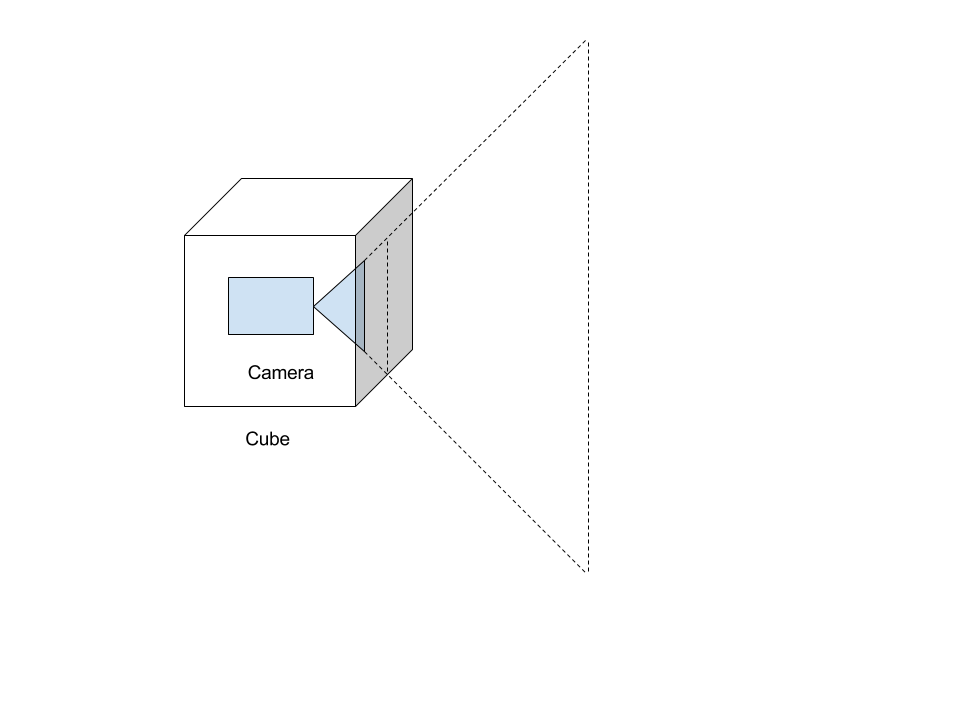
#> input picture images/camera-in-cube.png, 960 x 720 px
$ python parrot_bitmap.py -i ../images/camera-in-cube.png
#> lines starting #> are read from the running program, lines starting #| are printed output that depends on the picture
import argparse
from glob import glob
from os import path
from PIL import Image

parser = argparse.ArgumentParser(description='png to js array')
parser.add_argument('--input', '-i', required=True,
                    help='image file path')
args = parser.parse_args()

img = Image.open(args.input, 'r').convert('RGBA')
#> img is the input picture: PIL image 960x720 RGBA; mean R, G, B, A 5.5, 5.7, 5.8, 5
red, green, blue, alpha = img.split()
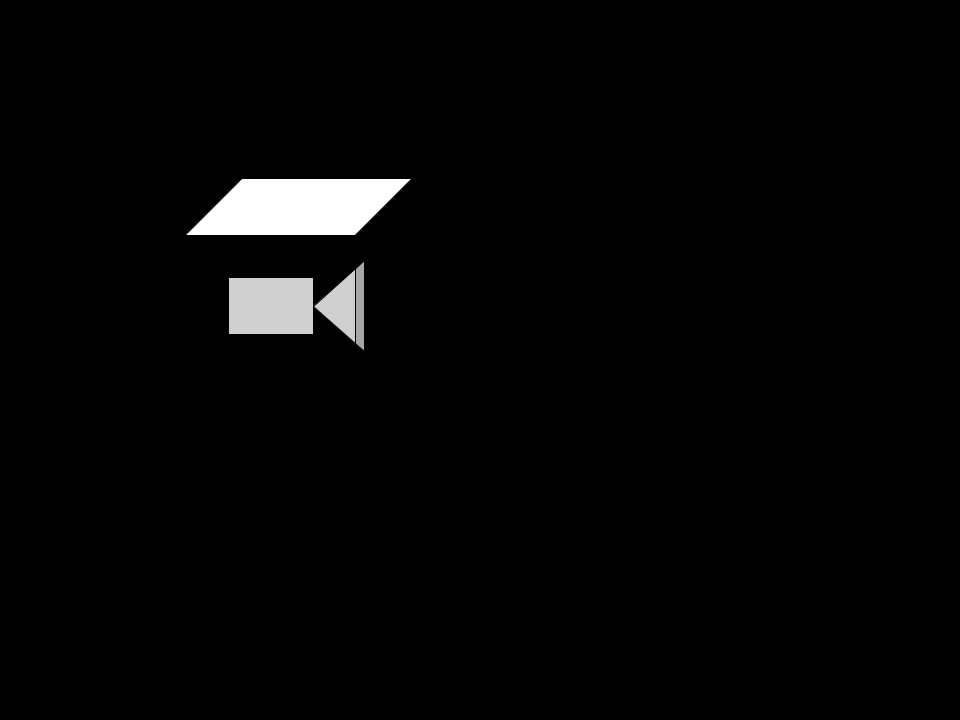
#> red: PIL image 960x720 L; min 0, max 255, mean 5.5
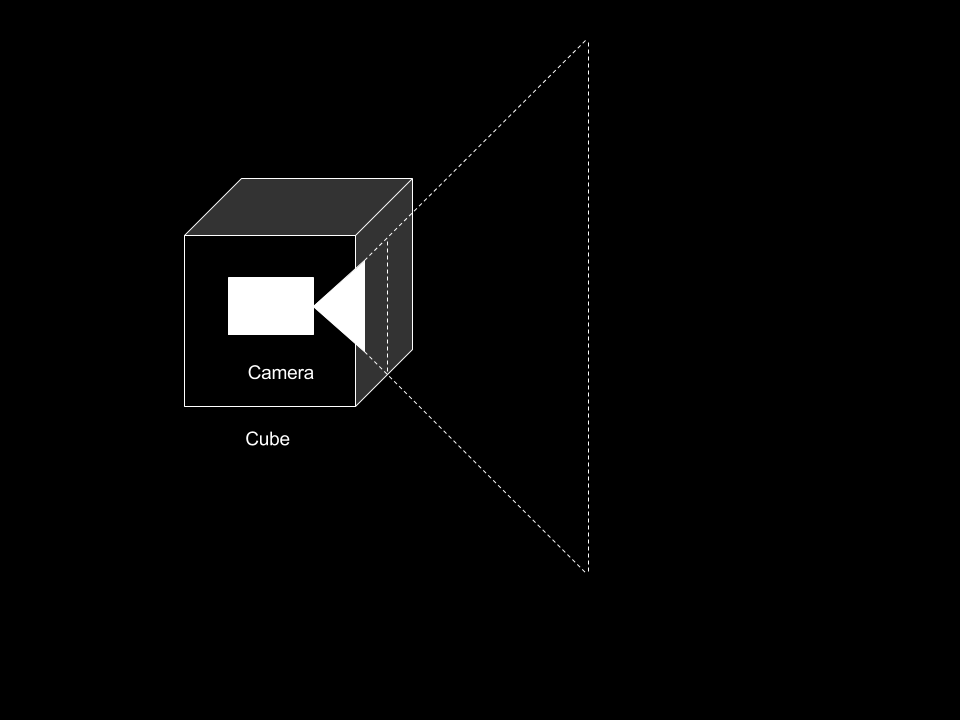
#> alpha: PIL image 960x720 L; min 0, max 255, mean 5
width, height = red.size
#> width = 960; height = 720
print('[')
for j in range(height):
    print('[')

    for i in range(width):
        x = i
        y = j
        r = red.getpixel((x,y))
        g = green.getpixel((x,y))
        b = blue.getpixel((x,y))
        a = alpha.getpixel((x,y))
        max_intensity = (1 + 1 + 1) ** 0.5
        intensity = ((r / 255.0) ** 2 + (g / 255.0) ** 2 + (b / 255.0) ** 2) ** 0.5
        if a <= 0:
            print('null,')
        elif intensity / max_intensity >= 0.5:
            print("'parrot',")
        else:
            print("'sirocco',")

    print('],')
print(']')

$ run again, on images/handedness.png
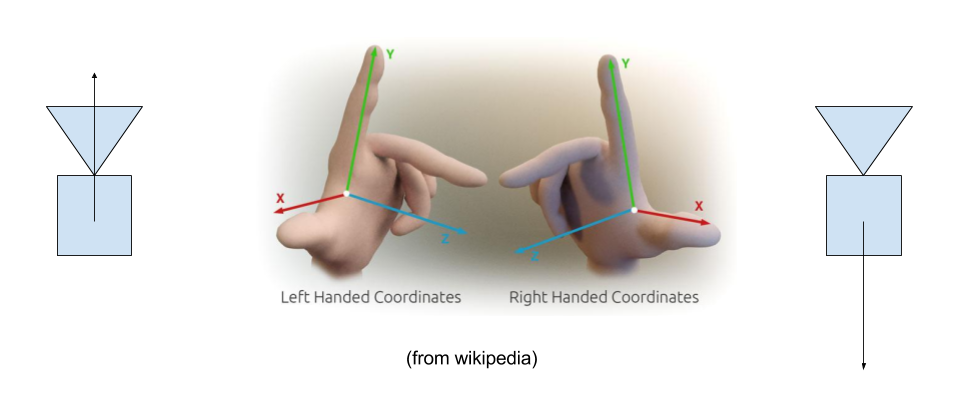
#> input picture images/handedness.png, 961 x 418 px
#> img is the input picture: PIL image 961x418 RGBA; mean R, G, B, A 77.7, 75.7, 73.2, 100.2
#> `red, green, blue, alpha = img.split()`:
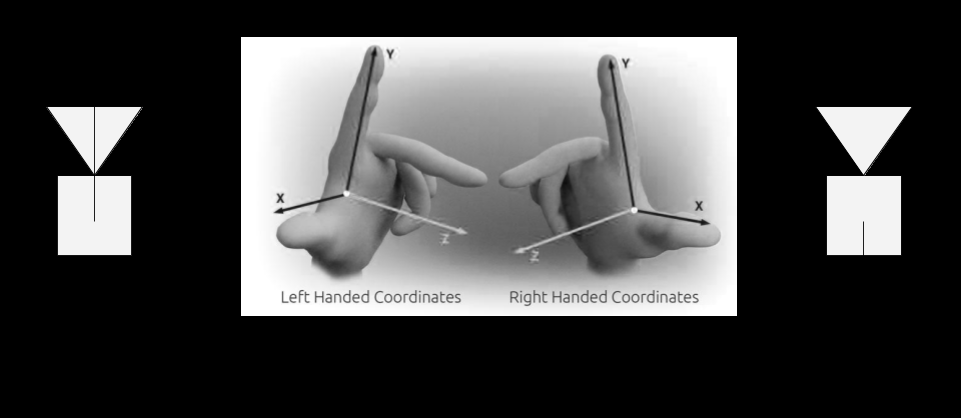
#> blue: PIL image 961x418 L; min 0, max 255, mean 73.2
#> `red, green, blue, alpha = img.split()`:
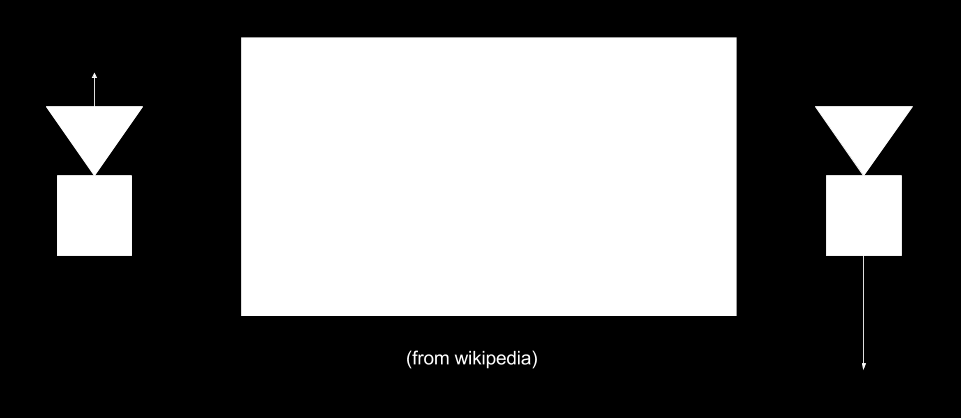
#> alpha: PIL image 961x418 L; min 0, max 255, mean 100.2

$ run again, on images/model-coordination.png
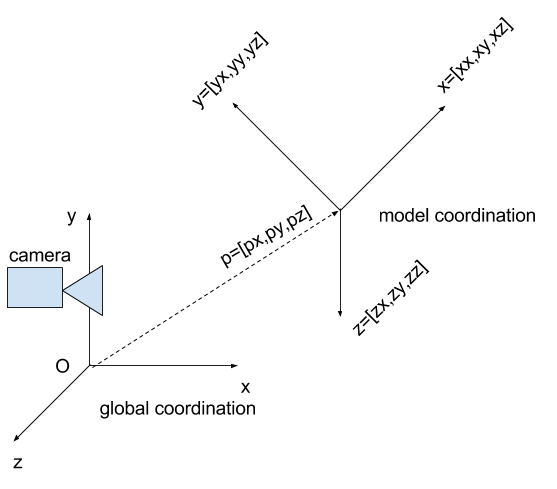
#> input picture images/model-coordination.png, 557 x 489 px
#> img is the input picture: PIL image 557x489 RGBA; mean R, G, B, A 2.3, 2.5, 2.7, 7.1
#> `red, green, blue, alpha = img.split()`:
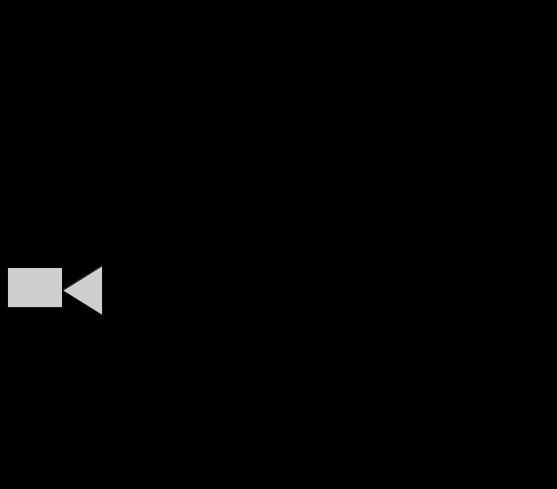
#> red: PIL image 557x489 L; min 0, max 207, mean 2.3
#> `red, green, blue, alpha = img.split()`:
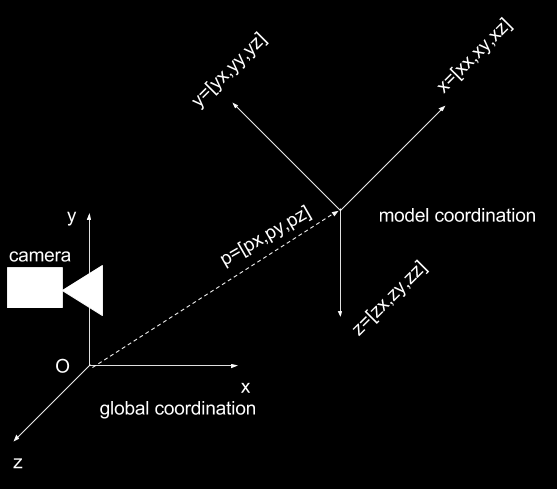
#> alpha: PIL image 557x489 L; min 0, max 255, mean 7.1

$ run again, on images/move-camera.png
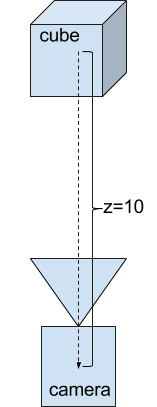
#> input picture images/move-camera.png, 157 x 407 px
#> img is the input picture: PIL image 157x407 RGBA; mean R, G, B, A 53, 57.7, 62, 74.4
#> `red, green, blue, alpha = img.split()`:
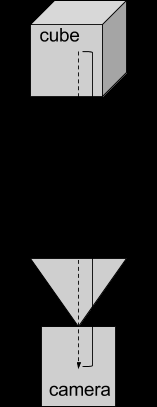
#> red: PIL image 157x407 L; min 0, max 216, mean 53
#> `red, green, blue, alpha = img.split()`:
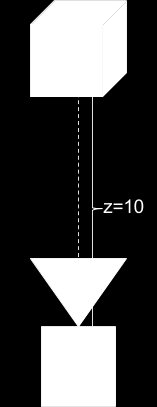
#> alpha: PIL image 157x407 L; min 0, max 255, mean 74.4
